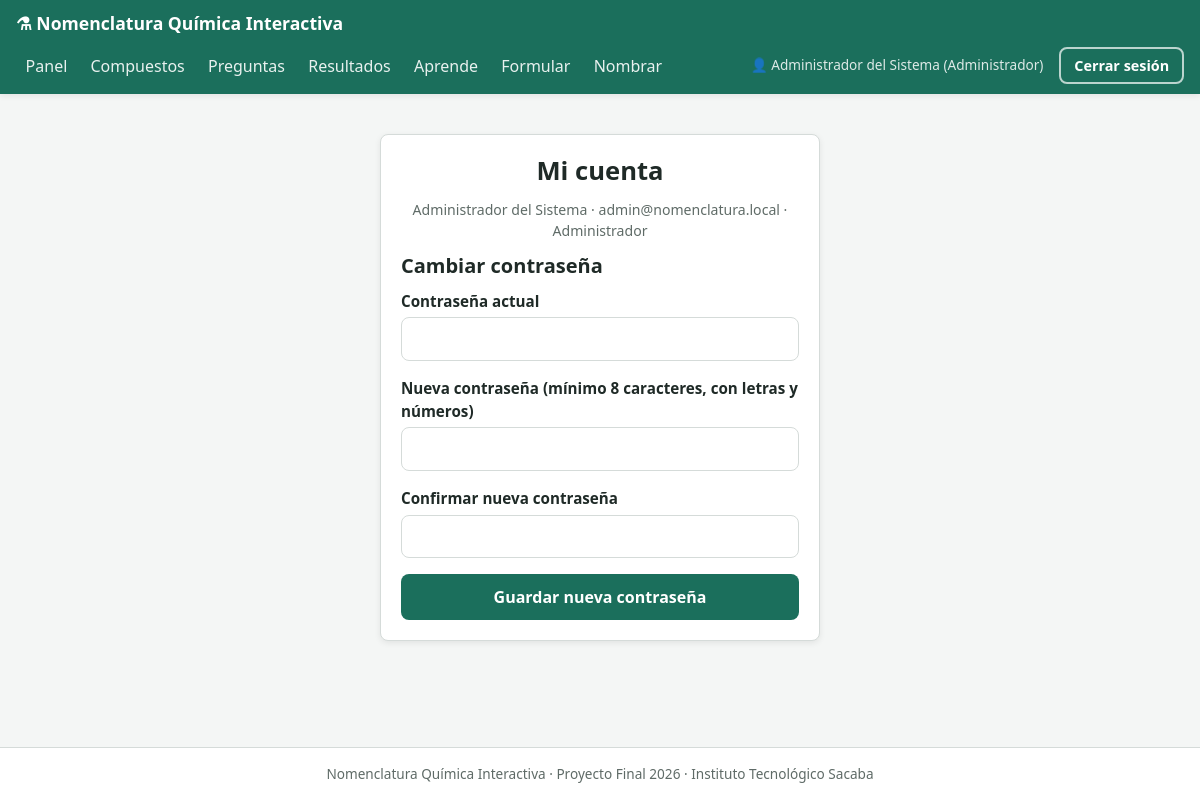
The page /sql/public/index.php?c=auth&a=cuenta (signed in) on the database its author committed.
### tables this page shows
CREATE TABLE usuarios (
    id_usuario      INT          NOT NULL AUTO_INCREMENT,
    nombres         VARCHAR(60)  NOT NULL,
    apellidos       VARCHAR(60)  NOT NULL,
    correo          VARCHAR(100) NOT NULL,
    contrasena      VARCHAR(255) NOT NULL COMMENT 'Hash generado con password_hash()',
    id_rol          INT          NOT NULL,
    estado          TINYINT(1)   NOT NULL DEFAULT 1 COMMENT '1 = activo, 0 = desactivado',
    intentos_fallidos TINYINT    NOT NULL DEFAULT 0 COMMENT 'Intentos de inicio de sesión fallidos seguidos',
    bloqueado_hasta DATETIME     NULL COMMENT 'Bloqueo temporal tras 5 intentos fallidos',
    fecha_registro  DATETIME     NOT NULL DEFAULT CURRENT_TIMESTAMP,
    PRIMARY KEY (id_usuario),
    UNIQUE KEY uq_usuarios_correo (correo),
    KEY idx_usuarios_rol (id_rol),
    CONSTRAINT fk_usuarios_roles FOREIGN KEY (id_rol) REFERENCES roles (id_rol)
        ON UPDATE CASCADE ON DELETE RESTRICT
);

### core/Controller.php (called while the page is built, shortened)
<?php
abstract class Controller
{
    protected function vista(string $ruta, array $parametros = []): void
    {
        extract($parametros, EXTR_SKIP);
        require BASE_PATH . '/views/layout/header.php';
        require BASE_PATH . '/views/' . $ruta . '.php';
        require BASE_PATH . '/views/layout/footer.php';
    }
}

### controllers/AuthController.php (called while the page is built, shortened)
<?php
class AuthController extends Controller
{
    public function cuenta(): void
    {
        $errores = [];
        $this->vista('auth/cuenta', [
            'titulo'  => 'Mi cuenta',
            'errores' => $errores,
            'usuario' => (new Usuario())->obtener((int) Auth::id()),
        ]);
    }
}

### core/Router.php (called while the page is built, shortened)
<?php
class Router
{
    public static function despachar(): void
    {
        $a = (string) ($_GET['a'] ?? 'index');
        $controlador = new $clase();
        $controlador->$a();
    }
}

### sql/public/index.php (called while the page is built, shortened)
<?php
require_once BASE_PATH . '/core/helpers.php';
spl_autoload_register(function (string $clase) {
    foreach (['core', 'config', 'controllers', 'models'] as $carpeta) {
        $archivo = BASE_PATH . '/' . $carpeta . '/' . $clase . '.php';
        if (is_file($archivo)) {
            return;
        }
    }
});
Router::despachar();

### core/helpers.php (called while the page is built, shortened)
<?php
function e($valor): string
{
    return htmlspecialchars((string) $valor, ENT_QUOTES, 'UTF-8');
}
function url(string $c, string $a = 'index', array $params = []): string
{
    $query = array_merge(['c' => $c, 'a' => $a], $params);
    return BASE_URL . 'index.php?' . http_build_query($query);
}

### core/Auth.php (called while the page is built, shortened)
<?php
class Auth
{
    public static function usuario(): ?array
    {
        return $_SESSION['usuario'] ?? null;
    }
    public static function esAdmin(): bool
    {
        return (self::usuario()['rol'] ?? '') === 'Administrador';
    }
}

### core/Model.php (called while the page is built, shortened)
<?php
abstract class Model
{
    public function __construct()
    {
        $this->db = Database::conectar();
    }
}

### config/Database.php (called while the page is built)
<?php
class Database
{
    private static ?PDO $conexion = null;
    public static function conectar(): PDO
    {
        if (self::$conexion === null) {
            $dsn = 'mysql:host=' . DB_HOST . ';dbname=' . DB_NAME . ';charset=' . DB_CHARSET;
            try {
                self::$conexion = new PDO($dsn, DB_USER, DB_PASS, [
                    PDO::ATTR_ERRMODE            => PDO::ERRMODE_EXCEPTION,
                    PDO::ATTR_DEFAULT_FETCH_MODE => PDO::FETCH_ASSOC,
                    PDO::ATTR_EMULATE_PREPARES   => false,
                ]);
            } catch (PDOException $e) {
                http_response_code(500);
                die('No se pudo conectar a la base de datos. Verifique config/config.php y que MySQL esté iniciado.');
            }
        }
        return self::$conexion;
    }
}

### models/Usuario.php (called while the page is built, shortened)
<?php
class Usuario extends Model
{
    public function obtener(int $id): ?array
    {
        $st = $this->db->prepare('SELECT id_usuario, nombres, apellidos, correo, estado FROM usuarios WHERE id_usuario = :id');
        $st->execute([':id' => $id]);
        $fila = $st->fetch();
        return $fila ?: null;
    }
}

### views/auth/cuenta.php (the view, shortened to what this page needs)
<div class="tarjeta tarjeta-formulario">
    <h1 class="texto-centro">Mi cuenta</h1>
    <p class="texto-centro texto-gris texto-chico">
        <?= e($usuario['nombres'] . ' ' . $usuario['apellidos']) ?> · <?= e($usuario['correo']) ?>
        · <?= e(Auth::usuario()['rol']) ?>
    </p>
    <h2>Cambiar contraseña</h2>
    <form method="post" action="<?= e(url('auth', 'cuenta')) ?>" class="validar">
        <div class="campo">
            <label for="actual" class="etiqueta">Contraseña actual</label>
            <input type="password" class="entrada" id="actual" name="actual" required autocomplete="current-password">
        </div>
        <div class="campo">
            <label for="nueva" class="etiqueta">Nueva contraseña (mínimo 8 caracteres, con letras y números)</label>
            <input type="password" class="entrada" id="nueva" name="nueva" required minlength="8" maxlength="72"
                   pattern="(?=.*[A-Za-zÁÉÍÓÚÜÑáéíóúüñ])(?=.*\d).{8,}" autocomplete="new-password">
        </div>
        <div class="campo">
            <label for="confirmar" class="etiqueta">Confirmar nueva contraseña</label>
            <input type="password" class="entrada" id="confirmar" name="confirmar" required data-igual-a="#nueva"
                   autocomplete="new-password">
        </div>
        <button type="submit" class="boton boton-bloque">Guardar nueva contraseña</button>
    </form>
</div>

### views/layout/header.php (shortened to what this page needs)
<?php
$usuarioSesion = Auth::usuario();
$controladorActual = strtolower($_GET['c'] ?? '');
$activo = function (string $c) use ($controladorActual): string {
    return $controladorActual === $c ? ' class="activo"' : '';
};
?>
<!DOCTYPE html>
<html lang="es">
<head>
    <link href="<?= e(BASE_URL) ?>css/estilos.css" rel="stylesheet">
</head>
<body>
<header class="barra">
    <div class="contenedor">
        <a class="barra-marca" href="<?= e(BASE_URL) ?>">⚗ <?= e(APP_NOMBRE) ?></a>
        <?php if ($usuarioSesion): ?>
            <nav class="barra-menu" id="menuPrincipal">
                <ul class="barra-enlaces">
                    <?php if (Auth::esAdmin()): ?>
                        <li><a href="<?= e(url('home', 'panel')) ?>"<?= $activo('home') ?>>Panel</a></li>
                        <li><a href="<?= e(url('compuesto', 'index')) ?>"<?= $activo('compuesto') ?>>Compuestos</a></li>
                        <li><a href="<?= e(url('pregunta', 'index')) ?>"<?= $activo('pregunta') ?>>Preguntas</a></li>
                        <li><a href="<?= e(url('resultado', 'index')) ?>"<?= $activo('resultado') ?>>Resultados</a></li>
                    <?php else: ?>
                        <li><a href="<?= e(url('home', 'index')) ?>"<?= $activo('home') ?>>Inicio</a></li>
                        <li><a href="<?= e(url('evaluacion', 'index')) ?>"<?= $activo('evaluacion') ?>>Evaluación</a></li>
                        <li><a href="<?= e(url('resultado', 'index')) ?>"<?= $activo('resultado') ?>>Mis resultados</a></li>
                    <?php endif; ?>
                    <li><a href="<?= e(url('aprende', 'index')) ?>"<?= $activo('aprende') ?>>Aprende</a></li>
                    <li><a href="<?= e(url('formular', 'index')) ?>"<?= $activo('formular') ?>>Formular</a></li>
                    <li><a href="<?= e(url('nombrar', 'index')) ?>"<?= $activo('nombrar') ?>>Nombrar</a></li>
                </ul>
                <a class="barra-usuario" href="<?= e(url('auth', 'cuenta')) ?>" title="Mi cuenta: cambiar contraseña">
                    👤 <?= e($usuarioSesion['nombre']) ?> (<?= e($usuarioSesion['rol']) ?>)
                </a>
                <a class="boton boton-borde-claro" href="<?= e(url('auth', 'logout')) ?>">Cerrar sesión</a>
            </nav>
        <?php endif; ?>
    </div>
</header>
<main class="contenido contenedor">

### sql/public/css/estilos.css (style rules this page uses)
:root { --verde: #1b6f5c; --verde-oscuro: #155a4a; --verde-claro: #e6f2ef; --gris-fondo: #f4f6f5; --gris-borde: #d5dbd9; --gris-texto: #5f6b67; --texto: #1f2a27; --rojo: #c0392b; --rojo-claro: #fbe9e7; --amarillo-claro: #fff6dc; --amarillo-borde: #e3b341; --azul: #1f5fa8; --azul-claro: #e7f0fa; --blanco: #ffffff; --radio: 8px; --sombra: 0 2px 6px rgba(0, 0, 0, 0.08); }
* { box-sizing: border-box; }
html { font-size: 16px; }
body { margin: 0; font-family: "Segoe UI", Roboto, Arial, sans-serif; line-height: 1.5; color: var(--texto); background-color: var(--gris-fondo); min-height: 100vh; display: flex; flex-direction: column; }
h1, h2, h3 { line-height: 1.25; margin: 0 0 .75rem; }
h1 { font-size: 1.6rem; }
h2 { font-size: 1.25rem; }
p { margin: 0 0 .75rem; }
a { color: var(--verde); }
.contenedor { width: 100%; max-width: 1240px; margin: 0 auto; padding: 0 1rem; }
.contenido { flex: 1; padding-top: 1.5rem; padding-bottom: 2rem; }
.barra { background-color: var(--verde); color: var(--blanco); box-shadow: var(--sombra); }
.barra .contenedor { display: flex; align-items: center; justify-content: space-between; flex-wrap: wrap; min-height: 60px; }
.barra-marca { color: var(--blanco); font-weight: 700; font-size: 1.1rem; text-decoration: none; padding: .6rem 0; white-space: nowrap; }
.barra-menu { display: flex; align-items: center; gap: 1rem; flex-basis: 100%; padding-bottom: .5rem; }
.barra-enlaces { list-style: none; display: flex; gap: .25rem; margin: 0; padding: 0; flex: 1; }
.barra-enlaces a { display: block; color: rgba(255, 255, 255, .9); text-decoration: none; padding: .5rem .6rem; border-radius: var(--radio); white-space: nowrap; }
.barra-usuario { font-size: .85rem; color: rgba(255, 255, 255, .85); white-space: nowrap; max-width: 320px; overflow: hidden; text-overflow: ellipsis; }
.barra-menu .boton-borde-claro { white-space: nowrap; }
a.barra-usuario { text-decoration: none; }
.boton { display: inline-block; font: inherit; font-weight: 600; text-align: center; text-decoration: none; cursor: pointer; border: 2px solid transparent; border-radius: var(--radio); padding: .55rem 1.1rem; background-color: var(--verde); color: var(--blanco); transition: background-color .15s, box-shadow .15s; }
.boton-borde-claro { background-color: transparent; color: var(--blanco); border-color: rgba(255, 255, 255, .7); padding: .35rem .8rem; font-size: .9rem; }
.boton-bloque { display: block; width: 100%; }
.tarjeta { background-color: var(--blanco); border: 1px solid var(--gris-borde); border-radius: var(--radio); box-shadow: var(--sombra); padding: 1.25rem; }
.tarjeta-formulario { max-width: 440px; margin: 1rem auto; }
.campo { margin-bottom: 1rem; }
.etiqueta { display: block; font-weight: 600; margin-bottom: .3rem; font-size: .95rem; }
.entrada { display: block; width: 100%; font: inherit; padding: .55rem .75rem; border: 1px solid var(--gris-borde); border-radius: var(--radio); background-color: var(--blanco); color: var(--texto); }
.texto-gris { color: var(--gris-texto); }
.texto-centro { text-align: center; }
.texto-chico { font-size: .88rem; }

### rows shown on the page
usuarios: nombres "Administrador", nombres+apellidos "Administrador del Sistema", correo "admin@nomenclatura.local"

### other values the page prints
APP_NOMBRE "Nomenclatura Química Interactiva"
$usuarioSesion['nombre'] "Administrador del Sistema"
